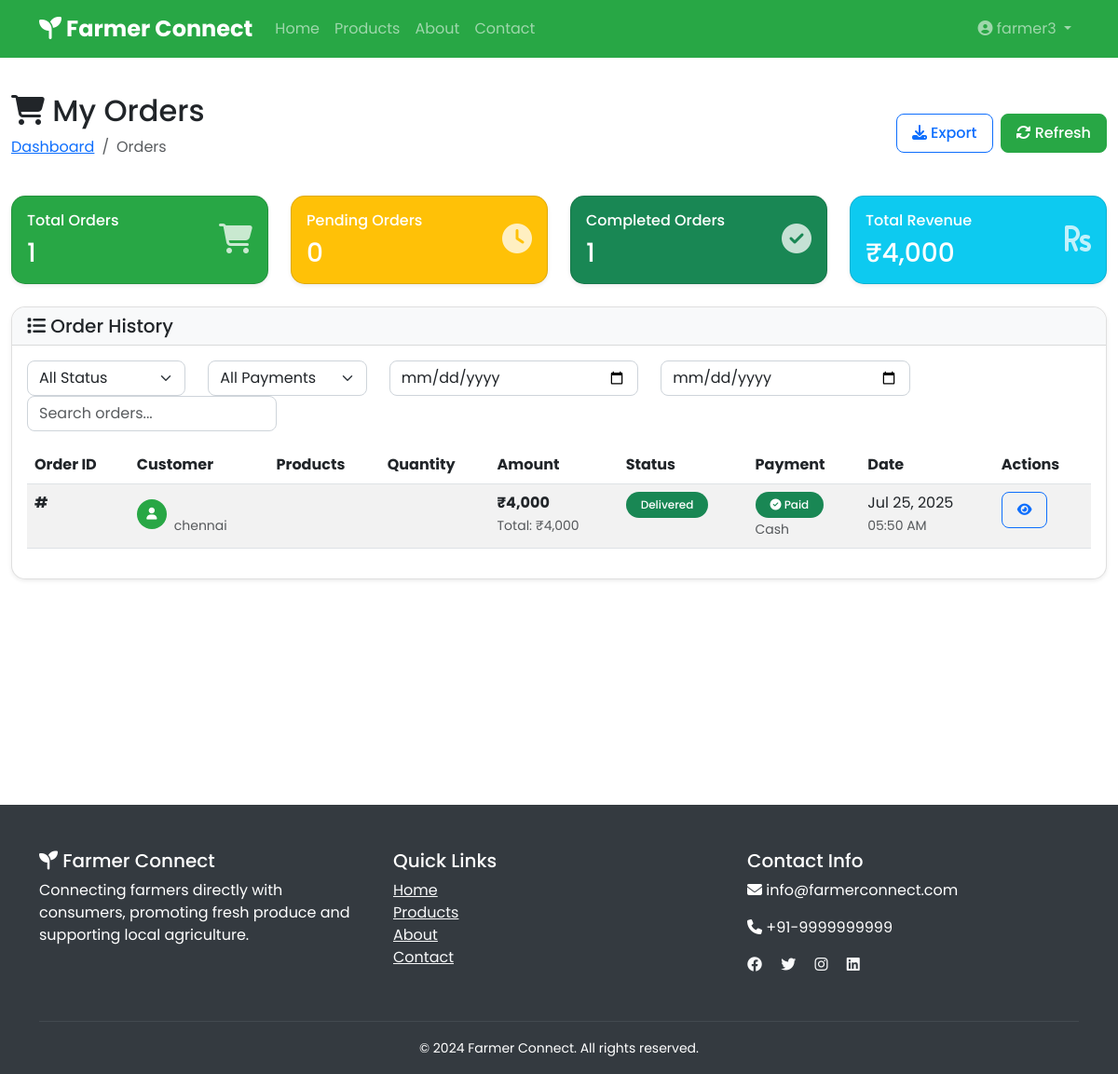
Screenshot of /farmer/orders (signed in) with the database file from the repository.
### tables this page shows
CREATE TABLE orders (
            id INTEGER PRIMARY KEY AUTOINCREMENT,
            order_number VARCHAR(50) UNIQUE NOT NULL,
            consumer_id INTEGER NOT NULL,
            total_amount DECIMAL(10,2) NOT NULL,
            status VARCHAR(20) DEFAULT 'pending' CHECK(status IN ('pending', 'confirmed', 'processing', 'shipped', 'delivered', 'cancelled')),
            payment_status VARCHAR(20) DEFAULT 'pending' CHECK(payment_status IN ('pending', 'paid', 'failed', 'refunded')),
            payment_method VARCHAR(50),
            delivery_address TEXT NOT NULL,
            delivery_phone VARCHAR(15),
            delivery_type VARCHAR(20) DEFAULT 'delivery' CHECK(delivery_type IN ('delivery', 'pickup')),
            delivery_date DATE,
            notes TEXT,
            created_at TIMESTAMP DEFAULT CURRENT_TIMESTAMP,
            updated_at TIMESTAMP DEFAULT CURRENT_TIMESTAMP,
            FOREIGN KEY (consumer_id) REFERENCES users (id)
        );

### modules/farmer.py (the view, shortened to what this page needs)
@farmer_bp.route('/orders')
@require_login(['farmer'])
@require_approval
def orders():
    conn = get_db_connection()
    status = request.args.get('status', 'all')
    payment_status = request.args.get('payment_status', 'all')
    query = '''
        SELECT o.id, o.order_number, o.status, o.payment_status, o.payment_method,
               o.total_amount, o.delivery_address, o.created_at, o.updated_at,
               u.full_name as consumer_name, u.phone as consumer_phone,
               u.location as customer_location,
               COALESCE(SUM(oi.subtotal), 0) as farmer_amount
        FROM orders o
        JOIN order_items oi ON o.id = oi.order_id
        JOIN users u ON o.consumer_id = u.id
        WHERE oi.farmer_id = ?
    '''
    params = [session['user_id']]
    if status != 'all':
        query += ' AND o.status = ?'
        params.append(status)
    if payment_status != 'all':
        query += ' AND o.payment_status = ?'
        params.append(payment_status)
    query += ' GROUP BY o.id, u.full_name, u.phone ORDER BY o.created_at DESC'
    orders_list = conn.execute(query, params).fetchall()
    for order in orders_list[:3]:  # Check first 3 orders
        print(f"Order {order['id']}: created_at = '{order['created_at']}', type = {type(order['created_at'])}")
    export = request.args.get('export', '')
    stats = {}
    stats['total_orders'] = conn.execute('''
        SELECT COUNT(DISTINCT o.id)
        FROM orders o
        JOIN order_items oi ON o.id = oi.order_id
        WHERE oi.farmer_id = ?
    ''', (session['user_id'],)).fetchone()[0]
    stats['pending_orders'] = conn.execute('''
        SELECT COUNT(DISTINCT o.id)
        FROM orders o
        JOIN order_items oi ON o.id = oi.order_id
        WHERE oi.farmer_id = ? AND o.status = 'pending'
    ''', (session['user_id'],)).fetchone()[0]
    stats['completed_orders'] = conn.execute('''
        SELECT COUNT(DISTINCT o.id)
        FROM orders o
        JOIN order_items oi ON o.id = oi.order_id
        WHERE oi.farmer_id = ? AND o.status = 'delivered'
    ''', (session['user_id'],)).fetchone()[0]
    total_revenue = conn.execute('''
        SELECT COALESCE(SUM(oi.subtotal), 0)
        FROM orders o
        JOIN order_items oi ON o.id = oi.order_id
        WHERE oi.farmer_id = ? AND o.payment_status = 'paid'
    ''', (session['user_id'],)).fetchone()[0]
    stats['total_revenue'] = float(total_revenue) if total_revenue else 0.0
    conn.close()
    return render_template('farmer/orders.html',
                         orders=orders_list,
                         current_status=status,
                         current_payment_status=payment_status,
                         stats=stats)

### templates/farmer/orders.html (shortened to what this page needs)
{% extends "base.html" %}
{% block content %}
<div class="container-fluid py-4">
    <div class="row mb-4">
        <div class="col-12">
            <div class="d-flex justify-content-between align-items-center">
                <div>
                    <h2><i class="fas fa-shopping-cart"></i> My Orders</h2>
                    <nav aria-label="breadcrumb">
                        <ol class="breadcrumb">
                            <li class="breadcrumb-item"><a href="{{ url_for('farmer.dashboard') }}">Dashboard</a></li>
                            <li class="breadcrumb-item active">Orders</li>
                        </ol>
                    </nav>
                </div>
                <div class="d-flex gap-2">
                    <button class="btn btn-outline-primary" onclick="exportOrders()">
                        <i class="fas fa-download"></i> Export
                    </button>
                    <button class="btn btn-primary" onclick="location.reload()">
                        <i class="fas fa-sync-alt"></i> Refresh
                    </button>
                </div>
            </div>
        </div>
    </div>
    <div class="row mb-4">
        <div class="col-md-3">
            <div class="card bg-primary text-white">
                <div class="card-body">
                    <div class="d-flex justify-content-between">
                        <div>
                            <h6 class="card-title">Total Orders</h6>
                            <h3 class="mb-0">{{ stats.total_orders or 0 }}</h3>
                        </div>
                        <div class="align-self-center">
                            <i class="fas fa-shopping-cart fa-2x opacity-75"></i>
                        </div>
                    </div>
                </div>
            </div>
        </div>
        <div class="col-md-3">
            <div class="card bg-warning text-white">
                <div class="card-body">
                    <div class="d-flex justify-content-between">
                        <div>
                            <h6 class="card-title">Pending Orders</h6>
                            <h3 class="mb-0">{{ stats.pending_orders or 0 }}</h3>
                        </div>
                        <div class="align-self-center">
                            <i class="fas fa-clock fa-2x opacity-75"></i>
                        </div>
                    </div>
                </div>
            </div>
        </div>
        <div class="col-md-3">
            <div class="card bg-success text-white">
                <div class="card-body">
                    <div class="d-flex justify-content-between">
                        <div>
                            <h6 class="card-title">Completed Orders</h6>
                            <h3 class="mb-0">{{ stats.completed_orders or 0 }}</h3>
                        </div>
                        <div class="align-self-center">
                            <i class="fas fa-check-circle fa-2x opacity-75"></i>
                        </div>
                    </div>
                </div>
            </div>
        </div>
        <div class="col-md-3">
            <div class="card bg-info text-white">
                <div class="card-body">
                    <div class="d-flex justify-content-between">
                        <div>
                            <h6 class="card-title">Total Revenue</h6>
                            <h3 class="mb-0">{{ stats.total_revenue|rupee or "₹0" }}</h3>
                        </div>
                        <div class="align-self-center">
                            <i class="fas fa-rupee-sign fa-2x opacity-75"></i>
                        </div>
                    </div>
                </div>
            </div>
        </div>
    </div>
    <div class="row">
        <div class="col-12">
            <div class="card shadow-sm">
                <div class="card-header">
                    <div class="d-flex justify-content-between align-items-center">
                        <h5 class="mb-0"><i class="fas fa-list"></i> Order History</h5>
                    </div>
                </div>
                <div class="card-body">
                    <div class="row mb-3">
                        <div class="col-md-2">
                            <select class="form-select" id="statusFilter" onchange="applyFilters()">
                                <option value="">All Status</option>
                            </select>
                        </div>
                        <div class="col-md-2">
                            <select class="form-select" id="paymentFilter" onchange="applyFilters()">
                                <option value="">All Payments</option>
                            </select>
                        </div>
                        <div class="col-md-3">
                            <input type="date" class="form-control" id="dateFrom"
                                   value="{{ date_from or '' }}" placeholder="From Date" onchange="applyFilters()">
                        </div>
                        <div class="col-md-3">
                            <input type="date" class="form-control" id="dateTo"
                                   value="{{ date_to or '' }}" placeholder="To Date" onchange="applyFilters()">
                        </div>
                        <div class="col-md-3">
                            <input type="text" class="form-control" id="searchInput"
                                   placeholder="Search orders..." value="{{ current_search or '' }}"
                                   onkeyup="debounceSearch()">
                        </div>
                    </div>
                    {% if orders %}
                    <div class="table-responsive">
                        <table class="table table-striped">
                            <thead>
                                <tr>
                                    <th>Order ID</th>
                                    <th>Customer</th>
                                    <th>Products</th>
                                    <th>Quantity</th>
                                    <th>Amount</th>
                                    <th>Status</th>
                                    <th>Payment</th>
                                    <th>Date</th>
                                    <th>Actions</th>
                                </tr>
                            </thead>
                            <tbody>
                                {% for order in orders %}
                                <tr>
                                    <td>
                                        <strong>#{{ order.order_id }}</strong>
                                    </td>
                                    <td>
                                        <div class="d-flex align-items-center">
                                            {% if order.customer_image %}
                                            <img src="{{ url_for('static', filename=order.customer_image) }}"
                                                 class="rounded-circle me-2" width="32" height="32" alt="Customer">
                                            {% else %}
                                            <div class="bg-primary rounded-circle d-flex align-items-center justify-content-center me-2"
                                                 style="width: 32px; height: 32px;">
                                                <i class="fas fa-user text-white" style="font-size: 0.8rem;"></i>
                                            </div>
                                            {% endif %}
                                            <div>
                                                <br><small class="text-muted">{{ order.customer_location or 'Location not provided' }}</small>
                                            </div>
                                        </div>
                                    </td>
                                    <td>
                                    </td>
                                    <td>
                                    </td>
                                    <td>
                                        <strong>{{ order.farmer_amount|rupee }}</strong>
                                        <br><small class="text-muted">Total: {{ order.total_amount|rupee }}</small>
                                    </td>
                                    <td>
                                        {% if order.status == 'pending' %}
                                        <span class="badge bg-warning">Pending</span>
                                        {% elif order.status == 'confirmed' %}
                                        <span class="badge bg-info">Confirmed</span>
                                        {% elif order.status == 'shipped' %}
                                        <span class="badge bg-primary">Shipped</span>
                                        {% elif order.status == 'delivered' %}
                                        <span class="badge bg-success">Delivered</span>
                                        {% elif order.status == 'cancelled' %}
                                        <span class="badge bg-danger">Cancelled</span>
                                        {% endif %}
                                    </td>
                                    <td>
                                        {% if order.payment_status == 'pending' %}
                                        <span class="badge bg-warning">
                                            <i class="fas fa-clock"></i> Pending
                                        </span>
                                        {% elif order.payment_status == 'paid' %}
                                        <span class="badge bg-success">
                                            <i class="fas fa-check-circle"></i> Paid
                                        </span>
                                        {% elif order.payment_status == 'failed' %}
                                        <span class="badge bg-danger">
                                            <i class="fas fa-times-circle"></i> Failed
                                        </span>
                                        {% elif order.payment_status == 'refunded' %}
                                        <span class="badge bg-secondary">
                                            <i class="fas fa-undo"></i> Refunded
                                        </span>
                                        {% endif %}
                                        {% if order.payment_method %}
                                        <br><small class="text-muted">{{ order.payment_method }}</small>
                                        {% endif %}
                                    </td>
                                    <td>
                                        {{ order.created_at|date_format }}
                                        <br><small class="text-muted">{{ order.created_at|date_format('%I:%M %p') }}</small>
                                    </td>
                                    <td>
                                        <div class="btn-group btn-group-sm">
                                            <button type="button" class="btn btn-outline-primary"
                                                    onclick="viewOrderDetails({{ order.id }})">
                                                <i class="fas fa-eye"></i>
                                            </button>
                                        </div>
                                    </td>
                                </tr>
                                {% endfor %}
                            </tbody>
                        </table>
                    </div>
                    {% endif %}
                </div>
            </div>
        </div>
    </div>
</div>
{% endblock %}

### rows the page displays
orders: delivery_address "chennai", farmer_amount "₹4,000", total_amount "₹4,000", status "Delivered", payment_status "paid" (drawn), payment_method "Cash", created_at "Jul 25, 2025", created_at "05:50 AM"

### other values shown
{{ session.full_name }} "farmer3"
{{ stats.total_orders or 0 }} "1"
{{ stats.pending_orders or 0 }} "0"
{{ stats.completed_orders or 0 }} "1"
{{ stats.total_revenue|rupee or "₹0" }} "₹4,000"
